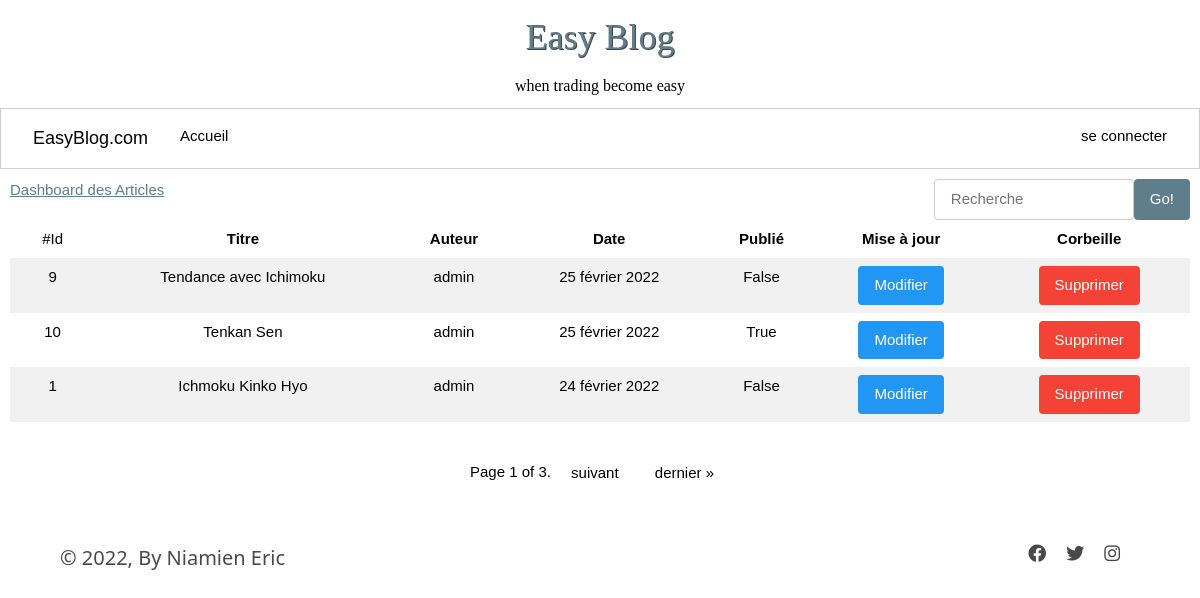
/dashboard/, run on the app's committed database.
### post/models.py (models this page shows, shortened)
class BlogPost(models.Model):
    title = models.CharField(max_length=255, unique=True, verbose_name="Titre")
    slug = models.SlugField(max_length=255, unique=True, blank=True)
    author = models.ForeignKey(User, on_delete=models.SET_NULL, null=True, blank=True)
    last_updated = models.DateTimeField(auto_now=True)
    created_on = models.DateField(blank=True, null=True)
    published = models.BooleanField(default=False, verbose_name="Publié")
    images = models.ImageField(upload_to='media')
    content =  HTMLField()
    class Meta:
        ordering = ['-created_on']
        verbose_name = "Article"
    @property
    def author_or_default(self):
        return self.author.username if self.author else "L'auteur inconnu"

### session/models.py (models this page shows)
class BlogUser(AbstractUser):
    pass

### dashboard/views.py (the view)
# urls.py: path('dashboard/', include('dashboard.urls')),
def dashboard(request):
    home = False
    posts_all = BlogPost.objects.all()
    paginator = Paginator(posts_all, 3)
    page_number = request.GET.get('page')
    posts = paginator.get_page(page_number)
    context = {'posts':posts,'home':home}
    return render(request,'dashboard/dashboard.html',context)

### templates/dashboard/dashboard.html (shortened to what this page needs)
{% extends 'main.html' %}
{% load static %}
{% block headcontent %}
    <link rel="stylesheet" href="{% static 'css/index.css' %}">
{% endblock %}
{% block content %}
<div class="w3-container" style="padding: 10px;">
    <span class="w3-text-blue-grey" style="" ><u class="w3-text-blue-grey">Dashboard des Articles</u></span>
    <span class="w3-right" style="display: flex;margin: 0;padding: 0;">
        <input style="width: 200px;" class="w3-input w3-border w3-round w3-padding" type="text" placeholder="Recherche">
        <button class="w3-button w3-round w3-blue-grey">Go!</button>
    </span>
    <table class="w3-table w3-striped w3-centered" style="margin-top: 5px;">
      <tr>
        <td>#Id</td>
        <th>Titre</th>
        <th>Auteur</th>
        <th>Date</th>
        <th>Publié</th>
        <th>Mise à jour</th>
        <th>Corbeille</th>
      </tr>
      {% for post in posts %}
        <tr>
            <td>{{ post.id }}</td>
            <td>{{ post.title }}</td>
            <td>{{ post.author_or_default }}</td>
            <td>{{ post.created_on|date:'j F Y' }}</td>
            <td>{{ post.published }}</td>
            <td><a href="{% url 'update' post.slug %}" class="w3-button w3-blue w3-round">Modifier</a></td>
            <td><a href="{% url  'delete' post.slug %}" class="w3-button w3-red w3-round">Supprimer</a></td>
        </tr>
    {% endfor %}
    </table>
  </div>
<br>
<div class="w3-bar pagination  w3-center">
    <span class="step-links ">
        <span class="current">
            Page {{ posts.number }} of {{ posts.paginator.num_pages }}.
        </span>
        {% if posts.has_next %}
            <a class="w3-button" href="?page={{ posts.next_page_number }}#article">suivant</a>
            <a class="w3-button" href="?page={{ posts.paginator.num_pages }}#article">dernier &raquo;</a>
        {% endif %}
    </span>
</div>
{% endblock content %}

### static/css/w3.css (style rules this page uses)
*,*:before,*:after { box-sizing:inherit }
html { -ms-text-size-adjust:100%;-webkit-text-size-adjust:100% }
body { margin:0 }
a { background-color:transparent }
button,input,select,textarea,optgroup { font:inherit;margin:0 }
button,input { overflow:visible }
button,select { text-transform:none }
button,[type=button],[type=reset],[type=submit] { -webkit-appearance:button }
html,body { font-family:Verdana,sans-serif;font-size:15px;line-height:1.5 }
html { overflow-x:hidden }
a { color:inherit }
.w3-table,.w3-table-all { border-collapse:collapse;border-spacing:0;width:100%;display:table }
.w3-striped tbody tr:nth-child(even) { background-color:#f1f1f1 }
.w3-centered tr th,.w3-centered tr td { text-align:center }
.w3-table td,.w3-table th,.w3-table-all td,.w3-table-all th { padding:8px 8px;display:table-cell;text-align:left;vertical-align:top }
.w3-table th:first-child,.w3-table td:first-child,.w3-table-all th:first-child,.w3-table-all td:first-child { padding-left:16px }
.w3-btn,.w3-button { border:none;display:inline-block;padding:8px 16px;vertical-align:middle;overflow:hidden;text-decoration:none;color:inherit;background-color:inherit;text-align:center;cursor:pointer;white-space:nowrap }
.w3-btn,.w3-button { -webkit-touch-callout:none;-webkit-user-select:none;-khtml-user-select:none;-moz-user-select:none;-ms-user-select:none;user-select:none }
.w3-input { padding:8px;display:block;border:none;border-bottom:1px solid #ccc;width:100% }
.w3-bar { width:100%;overflow:hidden }
.w3-bar .w3-button { white-space:normal }
.w3-container:after,.w3-container:before,.w3-panel:after,.w3-panel:before,.w3-row:after,.w3-row:before,.w3-row-padding:after,.w3-row-padding:before, .w3-cell-row:before,.w3-cell-row:after,.w3-clear:after,.w3-clear:before,.w3-bar:before,.w3-bar:after { content:"";display:table;clear:both }
.w3-round,.w3-round-medium { border-radius:4px }
.w3-container,.w3-panel { padding:0.01em 16px }
.w3-center { text-align:center!important }
.w3-border { border:1px solid #ccc!important }
.w3-padding { padding:8px 16px!important }
.w3-right { float:right!important }
.w3-blue,.w3-hover-blue:hover { color:#fff!important;background-color:#2196F3!important }
.w3-blue-grey,.w3-hover-blue-grey:hover,.w3-blue-gray,.w3-hover-blue-gray:hover { color:#fff!important;background-color:#607d8b!important }
.w3-red,.w3-hover-red:hover { color:#fff!important;background-color:#f44336!important }
.w3-text-blue-grey,.w3-hover-text-blue-grey:hover,.w3-text-blue-gray,.w3-hover-text-blue-gray:hover { color:#607d8b!important }

### static/css/main.css (style rules this page uses)
body { margin: 0; padding: 0; }

### data on the page
BlogPost: id "9", title "Tendance avec Ichimoku", author_or_default "admin", created_on "25 février 2022", published "False"
BlogPost: id "10", title "Tenkan Sen", author_or_default "admin", created_on "25 février 2022", published "True"
BlogPost: id "1", title "Ichmoku Kinko Hyo", author_or_default "admin", created_on "24 février 2022", published "False"

### other printed values
{{ posts.number }} "1"
{{ posts.paginator.num_pages }} "3"
